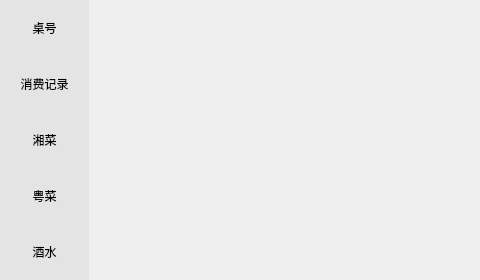
<?xml version="1.0" encoding="UTF-8"?>
<ui version="4.0">
 <class>customermenu</class>
 <widget class="QWidget" name="customermenu">
  <property name="geometry">
   <rect>
    <x>0</x>
    <y>0</y>
    <width>480</width>
    <height>280</height>
   </rect>
  </property>
  <property name="maximumSize">
   <size>
    <width>480</width>
    <height>280</height>
   </size>
  </property>
  <property name="windowTitle">
   <string>menu</string>
  </property>
  <layout class="QGridLayout" name="gridLayout_2">
   <property name="leftMargin">
    <number>0</number>
   </property>
   <property name="topMargin">
    <number>0</number>
   </property>
   <property name="rightMargin">
    <number>0</number>
   </property>
   <property name="bottomMargin">
    <number>0</number>
   </property>
   <property name="spacing">
    <number>0</number>
   </property>
   <item row="0" column="0">
    <widget class="QWidget" name="siderbar" native="true">
     <layout class="QGridLayout" name="gridLayout">
      <property name="leftMargin">
       <number>0</number>
      </property>
      <property name="topMargin">
       <number>0</number>
      </property>
      <property name="rightMargin">
       <number>0</number>
      </property>
      <property name="bottomMargin">
       <number>0</number>
      </property>
      <property name="spacing">
       <number>0</number>
      </property>
      <item row="3" column="0">
       <widget class="QToolButton" name="e">
        <property name="styleSheet">
         <string notr="true">/* 默认 */
QToolButton{   
	border-top: 3px outset transparent;           /* 上边框宽度3像素、突出显示、颜色为透明 */
	border-bottom: 3px outset transparent;
	border-right: 3px outset transparent;
	border-left: 3px outset transparent;
    min-width: 80px;                            /* 控件最小宽度 */
    min-height: 50px;
	background-color: rgb(228, 228, 228);
}

/* 鼠标悬停 */
QToolButton:hover{
	background-color: rgb(205, 205, 205);
}

/* 点击和按下 */
QToolButton:pressed,QToolButton:checked{
	border-left: 3px outset rgb(93, 95, 97);  /* 左边框宽度3像素、突出显示、颜色为深灰 */
	background-color: rgb(246, 246, 246);	
}

QPushButton:default {
    border-color: navy; /* make the default button prominent */
}</string>
        </property>
        <property name="text">
         <string>粤菜</string>
        </property>
        <property name="checkable">
         <bool>true</bool>
        </property>
        <property name="autoExclusive">
         <bool>true</bool>
        </property>
       </widget>
      </item>
      <item row="1" column="0">
       <widget class="QToolButton" name="history">
        <property name="styleSheet">
         <string notr="true">/* 默认 */
QToolButton{   
	border-top: 3px outset transparent;           /* 上边框宽度3像素、突出显示、颜色为透明 */
	border-bottom: 3px outset transparent;
	border-right: 3px outset transparent;
	border-left: 3px outset transparent;
    min-width: 80px;                            /* 控件最小宽度 */
    min-height: 50px;
	background-color: rgb(228, 228, 228);
}

/* 鼠标悬停 */
QToolButton:hover{
	background-color: rgb(205, 205, 205);
}

/* 点击和按下 */
QToolButton:pressed,QToolButton:checked{
	border-left: 3px outset rgb(93, 95, 97);  /* 左边框宽度3像素、突出显示、颜色为深灰 */
	background-color: rgb(246, 246, 246);	
}

QPushButton:default {
    border-color: navy; /* make the default button prominent */
}</string>
        </property>
        <property name="text">
         <string>消费记录</string>
        </property>
        <property name="checkable">
         <bool>true</bool>
        </property>
        <property name="autoExclusive">
         <bool>true</bool>
        </property>
       </widget>
      </item>
      <item row="2" column="0">
       <widget class="QToolButton" name="xiang">
        <property name="styleSheet">
         <string notr="true">/* 默认 */
QToolButton{   
	border-top: 3px outset transparent;           /* 上边框宽度3像素、突出显示、颜色为透明 */
	border-bottom: 3px outset transparent;
	border-right: 3px outset transparent;
	border-left: 3px outset transparent;
    min-width: 80px;                            /* 控件最小宽度 */
    min-height: 50px;
	background-color: rgb(228, 228, 228);
}

/* 鼠标悬停 */
QToolButton:hover{
	background-color: rgb(205, 205, 205);
}

/* 点击和按下 */
QToolButton:pressed,QToolButton:checked{
	border-left: 3px outset rgb(93, 95, 97);  /* 左边框宽度3像素、突出显示、颜色为深灰 */
	background-color: rgb(246, 246, 246);	
}

QPushButton:default {
    border-color: navy; /* make the default button prominent */
}</string>
        </property>
        <property name="text">
         <string>湘菜</string>
        </property>
        <property name="checkable">
         <bool>true</bool>
        </property>
        <property name="autoExclusive">
         <bool>true</bool>
        </property>
       </widget>
      </item>
      <item row="0" column="0">
       <widget class="QToolButton" name="choosetable">
        <property name="styleSheet">
         <string notr="true">/* 默认 */
QToolButton{   
	border-top: 3px outset transparent;           /* 上边框宽度3像素、突出显示、颜色为透明 */
	border-bottom: 3px outset transparent;
	border-right: 3px outset transparent;
	border-left: 3px outset transparent;
    min-width: 80px;                            /* 控件最小宽度 */
    min-height: 50px;
	background-color: rgb(228, 228, 228);
}

/* 鼠标悬停 */
QToolButton:hover{
	background-color: rgb(205, 205, 205);
}

/* 点击和按下 */
QToolButton:pressed,QToolButton:checked{
	border-left: 3px outset rgb(93, 95, 97);  /* 左边框宽度3像素、突出显示、颜色为深灰 */
	background-color: rgb(246, 246, 246);	
}

QPushButton:default {
    border-color: navy; /* make the default button prominent */
}</string>
        </property>
        <property name="text">
         <string>桌号</string>
        </property>
        <property name="checkable">
         <bool>true</bool>
        </property>
        <property name="autoExclusive">
         <bool>true</bool>
        </property>
       </widget>
      </item>
      <item row="4" column="0">
       <widget class="QToolButton" name="drink">
        <property name="styleSheet">
         <string notr="true">/* 默认 */
QToolButton{   
	border-top: 3px outset transparent;           /* 上边框宽度3像素、突出显示、颜色为透明 */
	border-bottom: 3px outset transparent;
	border-right: 3px outset transparent;
	border-left: 3px outset transparent;
    min-width: 80px;                            /* 控件最小宽度 */
    min-height: 50px;
	background-color: rgb(228, 228, 228);
}

/* 鼠标悬停 */
QToolButton:hover{
	background-color: rgb(205, 205, 205);
}

/* 点击和按下 */
QToolButton:pressed,QToolButton:checked{
	border-left: 3px outset rgb(93, 95, 97);  /* 左边框宽度3像素、突出显示、颜色为深灰 */
	background-color: rgb(246, 246, 246);	
}

QPushButton:default {
    border-color: navy; /* make the default button prominent */
}</string>
        </property>
        <property name="text">
         <string>酒水</string>
        </property>
        <property name="checkable">
         <bool>true</bool>
        </property>
        <property name="autoExclusive">
         <bool>true</bool>
        </property>
       </widget>
      </item>
      <item row="5" column="0">
       <spacer name="verticalSpacer">
        <property name="orientation">
         <enum>Qt::Vertical</enum>
        </property>
        <property name="sizeHint" stdset="0">
         <size>
          <width>20</width>
          <height>40</height>
         </size>
        </property>
       </spacer>
      </item>
     </layout>
    </widget>
   </item>
   <item row="0" column="1">
    <widget class="QStackedWidget" name="stackedWidget"/>
   </item>
  </layout>
 </widget>
 <resources/>
 <connections/>
</ui>
